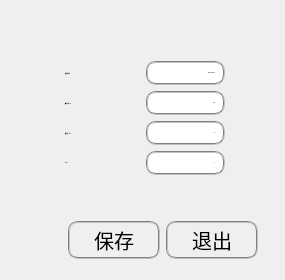
  <widget class="QWidget" name="cameraTab">
   <property name="font">
    <font>
     <pointsize>-1</pointsize>
    </font>
   </property>
   <property name="styleSheet">
    <string notr="true">border-radius:10px;padding:2px 4px;</string>
   </property>
   <attribute name="icon">
    <iconset>
     <normaloff>../icon/camera_icon.png</normaloff>../icon/camera_icon.png</iconset>
   </attribute>
   <attribute name="title">
    <string>相机设置</string>
   </attribute>
   <layout class="QGridLayout" name="gridLayout">
    <item row="0" column="0">
     <layout class="QVBoxLayout" name="verticalLayout_2" stretch="1,2,2,2,2,1,2">
      <property name="leftMargin">
       <number>10</number>
      </property>
      <property name="topMargin">
       <number>10</number>
      </property>
      <property name="rightMargin">
       <number>10</number>
      </property>
      <property name="bottomMargin">
       <number>10</number>
      </property>
      <item>
       <spacer name="verticalSpacer">
        <property name="orientation">
         <enum>Qt::Vertical</enum>
        </property>
        <property name="sizeHint" stdset="0">
         <size>
          <width>20</width>
          <height>40</height>
         </size>
        </property>
       </spacer>
      </item>
      <item>
       <layout class="QHBoxLayout" name="horizontalLayout_4" stretch="1,2,2,1">
        <item>
         <spacer name="horizontalSpacer_8">
          <property name="orientation">
           <enum>Qt::Horizontal</enum>
          </property>
          <property name="sizeHint" stdset="0">
           <size>
            <width>40</width>
            <height>20</height>
           </size>
          </property>
         </spacer>
        </item>
        <item>
         <widget class="QLabel" name="label">
          <property name="text">
           <string>相机序列号</string>
          </property>
         </widget>
        </item>
        <item>
         <widget class="QLineEdit" name="lnSN">
          <property name="styleSheet">
           <string notr="true">border:2px groove gray;border-radius:10px;padding:2px 4px; background-color: rgb(255,255,255);</string>
          </property>
          <property name="text">
           <string>NR0190090349</string>
          </property>
          <property name="alignment">
           <set>Qt::AlignRight|Qt::AlignTrailing|Qt::AlignVCenter</set>
          </property>
         </widget>
        </item>
        <item>
         <spacer name="horizontalSpacer">
          <property name="orientation">
           <enum>Qt::Horizontal</enum>
          </property>
          <property name="sizeHint" stdset="0">
           <size>
            <width>40</width>
            <height>20</height>
           </size>
          </property>
         </spacer>
        </item>
       </layout>
      </item>
      <item>
       <layout class="QHBoxLayout" name="horizontalLayout_6" stretch="1,2,2,1">
        <item>
         <spacer name="horizontalSpacer_11">
          <property name="orientation">
           <enum>Qt::Horizontal</enum>
          </property>
          <property name="sizeHint" stdset="0">
           <size>
            <width>40</width>
            <height>20</height>
           </size>
          </property>
         </spacer>
        </item>
        <item>
         <widget class="QLabel" name="label_3">
          <property name="text">
           <string>曝光时间 (μs)</string>
          </property>
         </widget>
        </item>
        <item>
         <widget class="QLineEdit" name="lnExpose">
          <property name="styleSheet">
           <string notr="true">border:2px groove gray;border-radius:10px;padding:2px 4px;background-color: rgb(255,255,255);</string>
          </property>
          <property name="text">
           <string>1000</string>
          </property>
          <property name="alignment">
           <set>Qt::AlignRight|Qt::AlignTrailing|Qt::AlignVCenter</set>
          </property>
         </widget>
        </item>
        <item>
         <spacer name="horizontalSpacer_3">
          <property name="orientation">
           <enum>Qt::Horizontal</enum>
          </property>
          <property name="sizeHint" stdset="0">
           <size>
            <width>40</width>
            <height>20</height>
           </size>
          </property>
         </spacer>
        </item>
       </layout>
      </item>
      <item>
       <layout class="QHBoxLayout" name="horizontalLayout_5" stretch="1,2,2,1">
        <item>
         <spacer name="horizontalSpacer_9">
          <property name="orientation">
           <enum>Qt::Horizontal</enum>
          </property>
          <property name="sizeHint" stdset="0">
           <size>
            <width>40</width>
            <height>20</height>
           </size>
          </property>
         </spacer>
        </item>
        <item>
         <widget class="QLabel" name="label_2">
          <property name="text">
           <string>感光度 (Gain)</string>
          </property>
         </widget>
        </item>
        <item>
         <widget class="QLineEdit" name="lnGain">
          <property name="styleSheet">
           <string notr="true">border:2px groove gray;border-radius:10px;padding:2px 4px;background-color: rgb(255,255,255);</string>
          </property>
          <property name="text">
           <string>20</string>
          </property>
          <property name="alignment">
           <set>Qt::AlignRight|Qt::AlignTrailing|Qt::AlignVCenter</set>
          </property>
         </widget>
        </item>
        <item>
         <spacer name="horizontalSpacer_2">
          <property name="orientation">
           <enum>Qt::Horizontal</enum>
          </property>
          <property name="sizeHint" stdset="0">
           <size>
            <width>40</width>
            <height>20</height>
           </size>
          </property>
         </spacer>
        </item>
       </layout>
      </item>
      <item>
       <layout class="QHBoxLayout" name="horizontalLayout_7" stretch="1,2,2,1">
        <item>
         <spacer name="horizontalSpacer_10">
          <property name="orientation">
           <enum>Qt::Horizontal</enum>
          </property>
          <property name="sizeHint" stdset="0">
           <size>
            <width>40</width>
            <height>20</height>
           </size>
          </property>
         </spacer>
        </item>
        <item>
         <widget class="QLabel" name="label_4">
          <property name="text">
           <string>Bining</string>
          </property>
         </widget>
        </item>
        <item>
         <widget class="QLineEdit" name="lnBinning">
          <property name="styleSheet">
           <string notr="true">border:2px groove gray;border-radius:10px;padding:2px 4px;background-color: rgb(255,255,255);</string>
          </property>
          <property name="text">
           <string>4</string>
          </property>
          <property name="alignment">
           <set>Qt::AlignRight|Qt::AlignTrailing|Qt::AlignVCenter</set>
          </property>
         </widget>
        </item>
        <item>
         <spacer name="horizontalSpacer_4">
          <property name="orientation">
           <enum>Qt::Horizontal</enum>
          </property>
          <property name="sizeHint" stdset="0">
           <size>
            <width>40</width>
            <height>20</height>
           </size>
          </property>
         </spacer>
        </item>
       </layout>
      </item>
      <item>
       <spacer name="verticalSpacer_2">
        <property name="orientation">
         <enum>Qt::Vertical</enum>
        </property>
        <property name="sizeHint" stdset="0">
         <size>
          <width>20</width>
          <height>40</height>
         </size>
        </property>
       </spacer>
      </item>
      <item>
       <layout class="QHBoxLayout" name="horizontalLayout_9" stretch="8,2,1,1">
        <item>
         <spacer name="horizontalSpacer_5">
          <property name="orientation">
           <enum>Qt::Horizontal</enum>
          </property>
          <property name="sizeHint" stdset="0">
           <size>
            <width>40</width>
            <height>20</height>
           </size>
          </property>
         </spacer>
        </item>
        <item>
         <widget class="PushButton" name="btnCameraSave">
          <property name="styleSheet">
           <string notr="true">font-size: 20px;height: 30px;width: 80px; border:2px groove gray;border-radius:10px;padding:2px 4px;</string>
          </property>
          <property name="text">
           <string>保存</string>
          </property>
          <property name="icon">
           <iconset>
            <normaloff>../icon/save.png</normaloff>../icon/save.png</iconset>
          </property>
         </widget>
        </item>
        <item>
         <widget class="PushButton" name="btnCameraExit">
          <property name="styleSheet">
           <string notr="true">font-size: 20px;height: 30px;width: 80px; border:2px groove gray;border-radius:10px;padding:2px 4px;</string>
          </property>
          <property name="text">
           <string>退出</string>
          </property>
          <property name="icon">
           <iconset>
            <normaloff>../icon/exit_icon.png</normaloff>../icon/exit_icon.png</iconset>
          </property>
          <property name="iconSize">
           <size>
            <width>22</width>
            <height>22</height>
           </size>
          </property>
         </widget>
        </item>
        <item>
         <spacer name="horizontalSpacer_7">
          <property name="orientation">
           <enum>Qt::Horizontal</enum>
          </property>
          <property name="sizeHint" stdset="0">
           <size>
            <width>13</width>
            <height>34</height>
           </size>
          </property>
         </spacer>
        </item>
       </layout>
      </item>
     </layout>
    </item>
   </layout>
  </widget>
